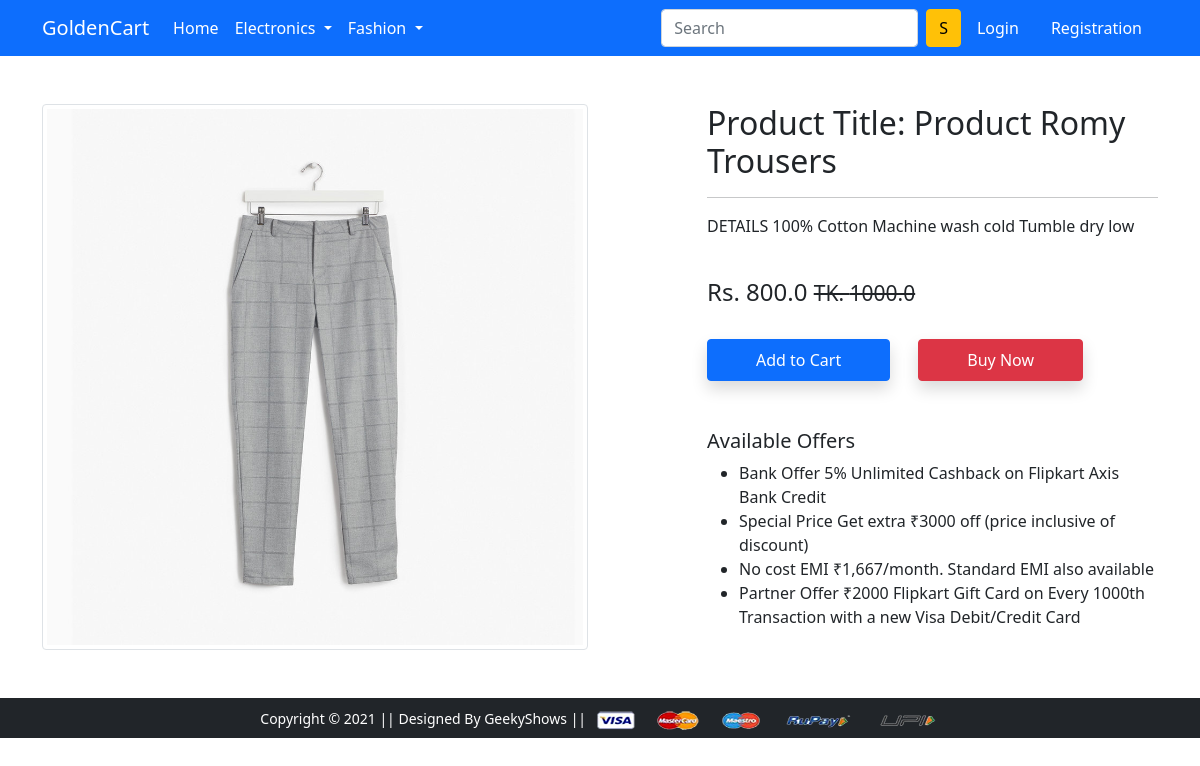
The page /product-detail/3/ on the database its author committed.
### app/models.py (models this page shows, shortened)
class Product(models.Model):
    title = models.CharField(max_length=200)
    selling_price = models.FloatField()
    discounted_price = models.FloatField()
    description = RichTextField(blank=True,null=True)
    brand = models.CharField(max_length=200)
    category = models.CharField(choices = CATEGORY_CHOICES, max_length=2)
    product_image = models.ImageField(upload_to = 'productimg')

### app/views.py (the view)
# urls.py: path('product-detail/<int:pk>/', views.ProductDeatilView.as_view(), name='product-detail'),
class ProductDeatilView(View):
    def get(self,request,pk):
        totalitem=0
        product=Product.objects.get(pk=pk)
        item_already_in_cart=False
        if request.user.is_authenticated:
            item_already_in_cart=Cart.objects.filter(Q(product=product.id) & Q(user=request.user)).exists()
            totalitem=len(Cart.objects.filter(user=request.user))
        return render(request,'app/productdetail.html',{'product':product,'item_already_in_cart':item_already_in_cart,'totalitem':totalitem})

### app/templates/app/productdetail.html (shortened to what this page needs)
{% extends 'app/base.html' %}
{% load static %}
{% block main-content %}
<div class="container my-5">
 <div class="row">
  <div class="col-sm-6 text-center align-self-center">
   <img src="{{product.product_image.url}}" alt="" class="img-fluid img-thumbnail">
  </div>
  <div class="col-sm-5 offset-sm-1">
   <h2>Product Title: Product {{product.title}}</h2>
   <hr>
   <p>{{product.description|safe}}</p> <br>
   <h4>Rs. {{product.discounted_price}} <small class="fw-light text-decoration-line-through">TK. {{product.selling_price}}</small></h4> <br>
   {% if not request.user.is_authenticated %}
   <form action="/add-to-cart" class="d-inline">
        <button type="submit" class="btn btn-primary shadow px-5 py-2">Add to Cart</button>
    </form>
   {% endif %}
   <a href="{% url 'checkout' %}" class="btn btn-danger shadow px-5 py-2 ms-4">Buy Now</a>
   <h5 class="mt-5">Available Offers</h5>
   <ul>
    <li>Bank Offer 5% Unlimited Cashback on Flipkart Axis Bank Credit</li>
    <li>Special Price Get extra ₹3000 off (price inclusive of discount)</li>
    <li>No cost EMI ₹1,667/month. Standard EMI also available</li>
    <li>Partner Offer ₹2000 Flipkart Gift Card on Every 1000th Transaction with a new Visa Debit/Credit Card</li>
   </ul>
  </div>
 </div>
</div>
{% endblock main-content %}

### rows shown on the page
Product: product_image (picture), title "Romy Trousers", description "DETAILS 100% Cotton Machine wash cold Tumble dry low", discounted_price "800.0", selling_price "1000.0"
